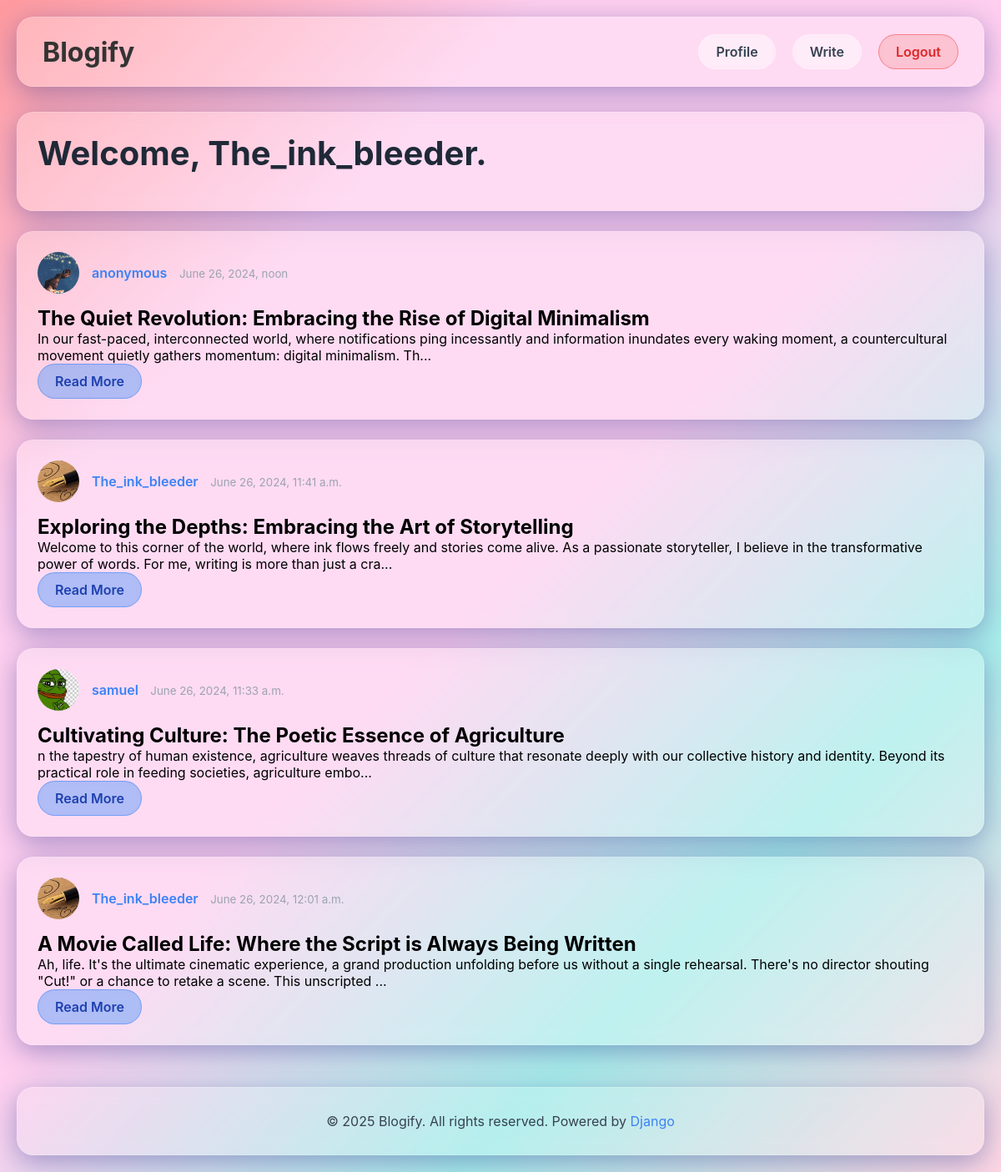
Screenshot of /home/ (signed in) with the database file from the repository.
### main/models.py (models this page shows, shortened)
class Post(models.Model):
    title = models.CharField(max_length=200)
    content = RichTextField(config_name='blog_post')
    author = models.ForeignKey(User, on_delete=models.CASCADE)
    created_at = models.DateTimeField(default=timezone.now)
    updated_at = models.DateTimeField(auto_now=True)
    published_at = models.DateTimeField(blank=True, null=True, default=timezone.now)
    slug = models.SlugField(unique=True)
    def get_absolute_url(self):
        return reverse('post-detail', kwargs={'pk': self.pk})

### users/models.py (models this page shows, shortened)
class Profile(models.Model):
    user = models.OneToOneField(User, on_delete=models.CASCADE)
    image = models.ImageField(blank=True, null='True', upload_to= user_directory_path, default= 'profile_pics/blank_profile.jpeg')
    bio = models.TextField(blank=True, default='')
    phone_number = PhoneNumberField()
    slug = models.SlugField(unique=True, blank=True, null=True)

### main/views.py (the view)
# urls.py: path('home/', home_view, name='home'),
@login_required
def home_view(request):
    posts = Post.objects.all().order_by('-published_at')
    return render(request, 'views/home.html', {'posts': posts})

### main/templates/views/home.html (shortened to what this page needs)
{% extends 'base/base.html' %}
{% load static %}
{% block 'content'%}
    <div class="glass-card">
        <h1 style="font-size: 2.5rem; font-weight: 700; color: #1f2937; margin-bottom: 20px;">
            Welcome, {{request.user.username}}.
        </h1>
    </div>
{% for post in posts %}
    <article class="glass-card">
        <div style="display: flex; align-items: center; gap: 15px; margin-bottom: 15px;">
            <img class="rounded-circle" src="{{ post.author.profile.image.url }}"
                 style="width: 50px; height: 50px; border-radius: 50%; object-fit: cover;">
            <div class="post-meta">
                {% if post.author.profile %}
                <a href="{% url 'profile-detail' post.author.profile.slug %}"
                   style="color: #3b82f6; text-decoration: none; font-weight: 600;">{{ post.author }}</a>
                {% else %}
                <a href="#" style="color: #3b82f6; text-decoration: none; font-weight: 600;">{{ post.author }}</a>
                {% endif %}
                <small style="color: #9ca3af; margin-left: 10px;">{{ post.published_at }}</small>
            </div>
        </div>
        <h2 class="post-title">
            <a href="{{ post.get_absolute_url }}" style="color: inherit; text-decoration: none;">
                {{ post.title }}
            </a>
        </h2>
        <p class="post-description">{{ post.content|slice:":200" }}{% if post.content|length > 200 %}...{% endif %}</p>
        <a href="{{ post.get_absolute_url }}" class="btn btn-primary">Read More</a>
    </article>
{% endfor %}
{% endblock %}

### main/templates/base/base.html (shortened to what this page needs)
{% load static %}
<!DOCTYPE html>
<html lang='en' class='h-100'>
    <head>
        {% block 'link'%}
        <link href='{% static 'css/glassmorphism.css' %}' rel='stylesheet'>
        {% endblock %}
    </head>
    <body>
        {% block 'body' %}
        <div class="container">
            <header class="navbar">
                <div class="logo">
                    <b>
                        Blogify
                    </b>
                </div>
                <nav class="nav-links">
                    <a href="{% url 'profile' %}">
                        Profile
                    </a>
                    <a href="{% url 'post-create'%}">
                        Write
                    </a>
                    <a href='{% url 'logout' %}' class="btn btn-outline-danger">
                        Logout
                    </a>
                </nav>
            </header>
        </div>
        {% endblock %}
        <div class="container">
            {% block 'content' %}
            {% endblock %}
        </div>
    </body>
    {% block  'footer'%}
    <div class="container">
        <footer class="footer">
            <p>&copy; {% now 'Y' %} Blogify. All rights reserved.
                Powered by <a href= https://www.djangoproject.com/>Django</a></p>
        </footer>
    </div>
    {% endblock %}
</html>

### main/static/css/glassmorphism.css (style rules this page uses)
* { margin: 0; padding: 0; box-sizing: border-box; }
body { font-family: -apple-system, BlinkMacSystemFont, 'Segoe UI', Roboto, sans-serif; background: linear-gradient(135deg, #ff9a9e 0%, #fecfef 25%, #fecfef 50%, #a8edea 75%, #fed6e3 100%); min-height: 100vh; padding: 20px; }
.glass-card { background: rgba(255, 255, 255, 0.25); -webkit-backdrop-filter: blur(10px); backdrop-filter: blur(10px); border-radius: 20px; border: 1px solid rgba(255, 255, 255, 0.18); padding: 24px; margin-bottom: 24px; box-shadow: 0 8px 32px 0 rgba(31, 38, 135, 0.37); }
.container { max-width: 1200px; margin: 0 auto; }
.navbar { background: rgba(255, 255, 255, 0.25); -webkit-backdrop-filter: blur(10px); backdrop-filter: blur(10px); border-radius: 20px; border: 1px solid rgba(255, 255, 255, 0.18); box-shadow: 0 8px 32px 0 rgba(31, 38, 135, 0.37); padding: 20px 30px; margin-bottom: 30px; display: flex; justify-content: space-between; align-items: center; }
.logo { font-size: 2rem; font-weight: 900; color: #333; }
.nav-links { display: flex; align-items: center; gap: 20px; }
.nav-links a { color: #374151; text-decoration: none; font-weight: 600; padding: 10px 20px; border-radius: 25px; background: rgba(255, 255, 255, 0.3); -webkit-backdrop-filter: blur(5px); backdrop-filter: blur(5px); border: 1px solid rgba(255, 255, 255, 0.3); transition: all 0.3s ease; }
.btn { padding: 10px 20px; border-radius: 25px; font-weight: 600; text-decoration: none; display: inline-block; transition: all 0.3s ease; cursor: pointer; border: none; -webkit-backdrop-filter: blur(5px); backdrop-filter: blur(5px); }
.btn-outline-danger { background: rgba(239, 68, 68, 0.2) !important; border: 1px solid rgba(239, 68, 68, 0.5) !important; color: #dc2626 !important; font-weight: 600; }
.btn-primary { background: rgba(59, 130, 246, 0.4); border: 1px solid rgba(59, 130, 246, 0.5); color: #1e40af; }
.footer { background: rgba(255, 255, 255, 0.15); -webkit-backdrop-filter: blur(10px); backdrop-filter: blur(10px); border-radius: 20px; border: 1px solid rgba(255, 255, 255, 0.18); box-shadow: 0 8px 32px 0 rgba(31, 38, 135, 0.37); padding: 30px; margin-top: 50px; text-align: center; color: #374151; }
.footer a { color: #3b82f6; text-decoration: none; }
body { background: linear-gradient(135deg, #ff9a9e 0%, #fecfef 25%, #fecfef 50%, #a8edea 75%, #fed6e3 100%) !important; min-height: 100vh !important; padding: 20px !important; }
html { background: linear-gradient(135deg, #ff9a9e 0%, #fecfef 25%, #fecfef 50%, #a8edea 75%, #fed6e3 100%) !important; }
.container { max-width: 1200px !important; margin: 0 auto !important; }

### rows the page displays
Post: author.profile.image (picture), author "anonymous", published_at "June 26, 2024, noon", title "The Quiet Revolution: Embracing the Rise of Digital Minimalism", content "In our fast-paced, interconnected world, where notifications ping incessantly and information inundates every waking moment, a countercultural movement quietly gathers momentum: digital minimalism. Th"
Post: author.profile.image (picture), author "The_ink_bleeder", published_at "June 26, 2024, 11:41 a.m.", title "Exploring the Depths: Embracing the Art of Storytelling", content "Welcome to this corner of the world, where ink flows freely and stories come alive. As a passionate storyteller, I believe in the transformative power of words. For me, writing is more than just a cra"
Post: author.profile.image (picture), author "samuel", published_at "June 26, 2024, 11:33 a.m.", title "Cultivating Culture: The Poetic Essence of Agriculture", content "n the tapestry of human existence, agriculture weaves threads of culture that resonate deeply with our collective history and identity. Beyond its practical role in feeding societies, agriculture embo"
Post: author.profile.image (picture), author "The_ink_bleeder", published_at "June 26, 2024, 12:01 a.m.", title "A Movie Called Life: Where the Script is Always Being Written", content "Ah, life. It's the ultimate cinematic experience, a grand production unfolding before us without a single rehearsal. There's no director shouting \"Cut!\" or a chance to retake a scene. This unscripted"

### other values shown
{{ request.user.username }} "The_ink_bleeder"
